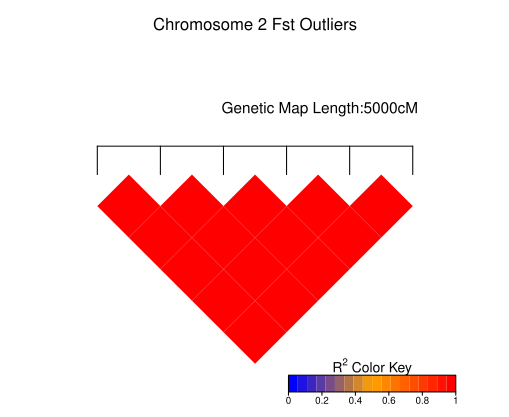

This figure's R source:
#run hierfstat.R to get: genodf
#source("hierfstat.R")
#run East_West_biostats.R to get: chro.2.inversion
#source("East_West_biostats.R")

library('LDheatmap')
library('genetics')

#Select SNPs that are outliers according to "chro.2.inversion"
chromosome2.outliers <- geno.df[,c("X", "SCRI_RS_185513", "SCRI_RS_232669", "X11_10317", "X11_11178", "X12_30561", "X12_30582")]

#only use samples with complete data
complete_chro2.df <- na.omit(chromosome2.outliers)

#find minor and major alleles
low_freq <- function(dat){
  A <- dat [dat == 1]
  B <- dat [ dat == 2]
  smaller <- min(c(A,B))
  return(c(length(A),length(B)))
}
#find major/minor allele: B
freq_SCRI_RS_185513 <- low_freq(complete_chro2.df$SCRI_RS_185513)
freq_SCRI_RS_232669 <- low_freq(complete_chro2.df$SCRI_RS_232669)
freq_X11_10317 <- low_freq(complete_chro2.df$X11_10317)
freq_X11_11178 <- low_freq(complete_chro2.df$X11_11178)
freq_X12_30561 <- low_freq(complete_chro2.df$X12_30561)
freq_X12_30582 <- low_freq(complete_chro2.df$X12_30582)

#Make dataframe LDheatmap friendly and run
genos <- complete_chro2.df[,-1]

#all SNPs are 1 = major, 2 = minor
for(i in (1:ncol(genos))){
  genos[,i]<-replace(genos[,i],genos[,i]=="1","AA")
  genos[,i]<-replace(genos[,i],genos[,i]=="2","BB")
}

genos <- makeGenotypes(genos, sep = '')

rgb.palette <- colorRampPalette(rev(c("blue","orange","red")),space = "rgb")

chro2.linkage <- LDheatmap(genos, LDmeasure = "r", distances = "genetic", title = "Chromosome 2 Fst Outliers", color = rgb.palette(18), flip=TRUE) #100% linkage
